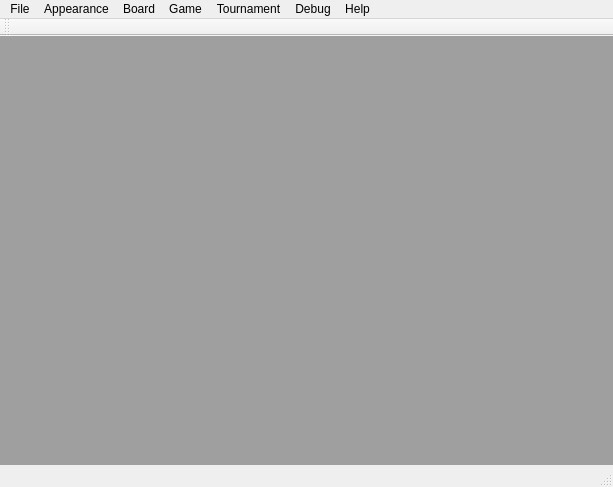
<?xml version="1.0" encoding="UTF-8"?>
<ui version="4.0">
 <class>MainWindow</class>
 <widget class="QMainWindow" name="MainWindow">
  <property name="geometry">
   <rect>
    <x>0</x>
    <y>0</y>
    <width>613</width>
    <height>487</height>
   </rect>
  </property>
  <property name="windowTitle">
   <string>Livius</string>
  </property>
  <property name="windowIcon">
   <iconset resource="livius.qrc">
    <normaloff>:/livius/resources/livius.png</normaloff>:/livius/resources/livius.png</iconset>
  </property>
  <widget class="QWidget" name="centralWidget">
   <widget class="QMdiArea" name="mdiArea">
    <property name="geometry">
     <rect>
      <x>-1</x>
      <y>-1</y>
      <width>853</width>
      <height>682</height>
     </rect>
    </property>
   </widget>
  </widget>
  <widget class="QMenuBar" name="menuBar">
   <property name="geometry">
    <rect>
     <x>0</x>
     <y>0</y>
     <width>613</width>
     <height>19</height>
    </rect>
   </property>
   <widget class="QMenu" name="menuFile">
    <property name="title">
     <string>File</string>
    </property>
    <addaction name="actionConnect"/>
    <addaction name="actionPGN"/>
    <addaction name="actionSave_config"/>
    <addaction name="actionExit"/>
   </widget>
   <widget class="QMenu" name="menuAppearance">
    <property name="title">
     <string>Appearance</string>
    </property>
    <widget class="QMenu" name="menuColor_theme">
     <property name="title">
      <string>Color theme</string>
     </property>
     <addaction name="actionBrown"/>
     <addaction name="actionBlue_1"/>
     <addaction name="actionBlue_2"/>
     <addaction name="actionGreen"/>
     <addaction name="separator"/>
     <addaction name="actionTLCV"/>
     <addaction name="actionFritz_blue"/>
     <addaction name="actionShredder"/>
     <addaction name="actionArena"/>
     <addaction name="actionWinboard"/>
     <addaction name="actionChess_Partner"/>
     <addaction name="actionChess_King"/>
    </widget>
    <addaction name="menuColor_theme"/>
    <addaction name="actionBoard_light_squares"/>
    <addaction name="actionBoard_dark_squares"/>
    <addaction name="actionBoard_border"/>
    <addaction name="actionBoard_highlight"/>
    <addaction name="separator"/>
    <addaction name="actionPiece_set"/>
    <addaction name="separator"/>
    <addaction name="actionFonts"/>
   </widget>
   <widget class="QMenu" name="menuTournament">
    <property name="title">
     <string>Tournament</string>
    </property>
    <addaction name="actionResults"/>
    <addaction name="actionE_mail_game"/>
   </widget>
   <widget class="QMenu" name="menuBoard">
    <property name="title">
     <string>Board</string>
    </property>
    <addaction name="actionFlipBoard"/>
   </widget>
   <widget class="QMenu" name="menuHelp">
    <property name="title">
     <string>Help</string>
    </property>
    <addaction name="actionAbout"/>
   </widget>
   <widget class="QMenu" name="menuDebug">
    <property name="title">
     <string>Debug</string>
    </property>
    <addaction name="actionShowDebugConsole"/>
   </widget>
   <widget class="QMenu" name="menuGame">
    <property name="title">
     <string>Game</string>
    </property>
    <addaction name="actionScore"/>
    <addaction name="actionGraphs"/>
   </widget>
   <addaction name="menuFile"/>
   <addaction name="menuAppearance"/>
   <addaction name="menuBoard"/>
   <addaction name="menuGame"/>
   <addaction name="menuTournament"/>
   <addaction name="menuDebug"/>
   <addaction name="menuHelp"/>
  </widget>
  <widget class="QToolBar" name="mainToolBar">
   <attribute name="toolBarArea">
    <enum>TopToolBarArea</enum>
   </attribute>
   <attribute name="toolBarBreak">
    <bool>false</bool>
   </attribute>
  </widget>
  <widget class="QStatusBar" name="statusBar"/>
  <action name="actionConnect">
   <property name="text">
    <string>Connect</string>
   </property>
  </action>
  <action name="actionExit">
   <property name="text">
    <string>Exit</string>
   </property>
  </action>
  <action name="actionBoard_light_squares">
   <property name="text">
    <string>Board light squares</string>
   </property>
  </action>
  <action name="actionBoard_dark_squares">
   <property name="text">
    <string>Board dark squares</string>
   </property>
  </action>
  <action name="actionPiece_set">
   <property name="text">
    <string>Piece set</string>
   </property>
  </action>
  <action name="actionBoard_border">
   <property name="text">
    <string>Board border</string>
   </property>
  </action>
  <action name="actionBoard_highlight">
   <property name="text">
    <string>Board highlight</string>
   </property>
  </action>
  <action name="actionResults">
   <property name="text">
    <string>Results</string>
   </property>
   <property name="shortcut">
    <string>Ctrl+R</string>
   </property>
  </action>
  <action name="actionE_mail_game">
   <property name="text">
    <string>E-mail game</string>
   </property>
   <property name="shortcut">
    <string>Ctrl+E</string>
   </property>
  </action>
  <action name="actionBrown">
   <property name="text">
    <string>Brown</string>
   </property>
  </action>
  <action name="actionBlue_1">
   <property name="text">
    <string>Blue 1</string>
   </property>
  </action>
  <action name="actionBlue_2">
   <property name="text">
    <string>Blue 2</string>
   </property>
  </action>
  <action name="actionGreen">
   <property name="text">
    <string>Green</string>
   </property>
  </action>
  <action name="actionTLCV">
   <property name="text">
    <string>TLCV</string>
   </property>
  </action>
  <action name="actionFritz_blue">
   <property name="text">
    <string>Fritz blue</string>
   </property>
  </action>
  <action name="actionShredder">
   <property name="text">
    <string>Shredder</string>
   </property>
  </action>
  <action name="actionArena">
   <property name="text">
    <string>Arena</string>
   </property>
  </action>
  <action name="actionWinboard">
   <property name="text">
    <string>Winboard</string>
   </property>
  </action>
  <action name="actionChess_Partner">
   <property name="text">
    <string>Chess Partner</string>
   </property>
  </action>
  <action name="actionChess_King">
   <property name="text">
    <string>Chess King</string>
   </property>
  </action>
  <action name="actionSave_config">
   <property name="text">
    <string>Save config</string>
   </property>
  </action>
  <action name="actionPGN">
   <property name="text">
    <string>PGN</string>
   </property>
   <property name="shortcut">
    <string>Ctrl+P</string>
   </property>
  </action>
  <action name="actionFonts">
   <property name="text">
    <string>Fonts</string>
   </property>
  </action>
  <action name="actionFlipBoard">
   <property name="text">
    <string>Flip</string>
   </property>
   <property name="toolTip">
    <string>Flip board</string>
   </property>
   <property name="shortcut">
    <string>Ctrl+F</string>
   </property>
  </action>
  <action name="actionAbout">
   <property name="text">
    <string>About</string>
   </property>
  </action>
  <action name="actionShowDebugConsole">
   <property name="text">
    <string>Show console</string>
   </property>
   <property name="shortcut">
    <string>Ctrl+D</string>
   </property>
  </action>
  <action name="actionScore">
   <property name="text">
    <string>History</string>
   </property>
   <property name="shortcut">
    <string>Ctrl+H</string>
   </property>
  </action>
  <action name="actionGraphs">
   <property name="text">
    <string>Graphs</string>
   </property>
   <property name="shortcut">
    <string>Ctrl+G</string>
   </property>
  </action>
 </widget>
 <layoutdefault spacing="6" margin="11"/>
 <resources>
  <include location="livius.qrc"/>
 </resources>
 <connections/>
</ui>
